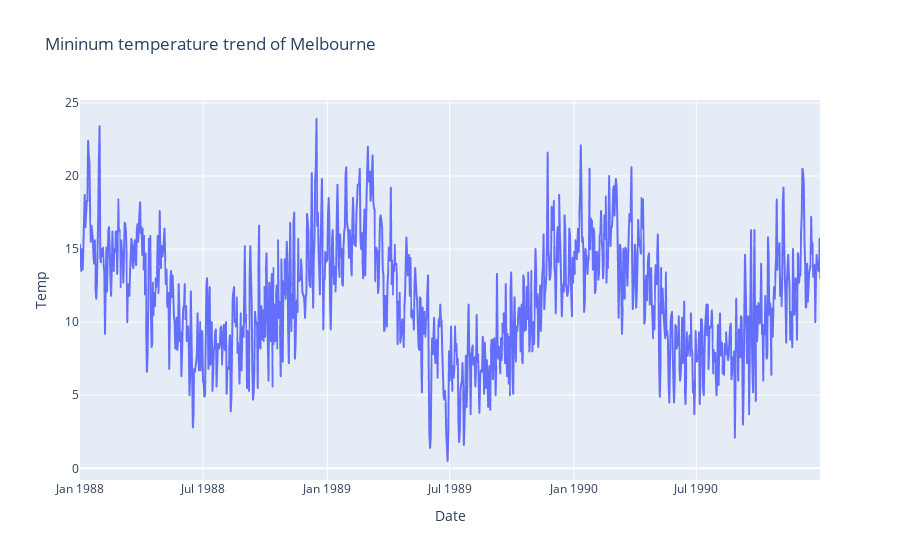

Source (notebook cell):
### Code cell
df = df.sort_values(by=['Date']) #ordino i record in base alla data
fig = px.line(df, x = 'Date', y = 'Temp', title='Mininum temperature trend of Melbourne')
fig.show()

### Figure 1 — Plotly figure (JSON) as saved in the notebook; plotly's stock layout.template omitted (floating-point values rounded to 4 significant figures; data arrays with more than 128 entries replaced by an {"elided": "..."} marker saying what was removed)
{"data": [{"hoverlabel": {"namelength": 0}, "hovertemplate": "Date=%{x}<br>Temp=%{y}", "legendgroup": "", "line": {"color": "#636efa", "dash": "solid"}, "mode": "lines", "name": "", "showlegend": false, "type": "scattergl", "x": {"elided": "1095 str values"}, "xaxis": "x", "y": {"elided": "1095 float values"}, "yaxis": "y"}], "layout": {"legend": {"tracegroupgap": 0}, "title": {"text": "Mininum temperature trend of Melbourne"}, "xaxis": {"anchor": "y", "domain": [0, 1], "title": {"text": "Date"}}, "yaxis": {"anchor": "x", "domain": [0, 1], "title": {"text": "Temp"}}}}
